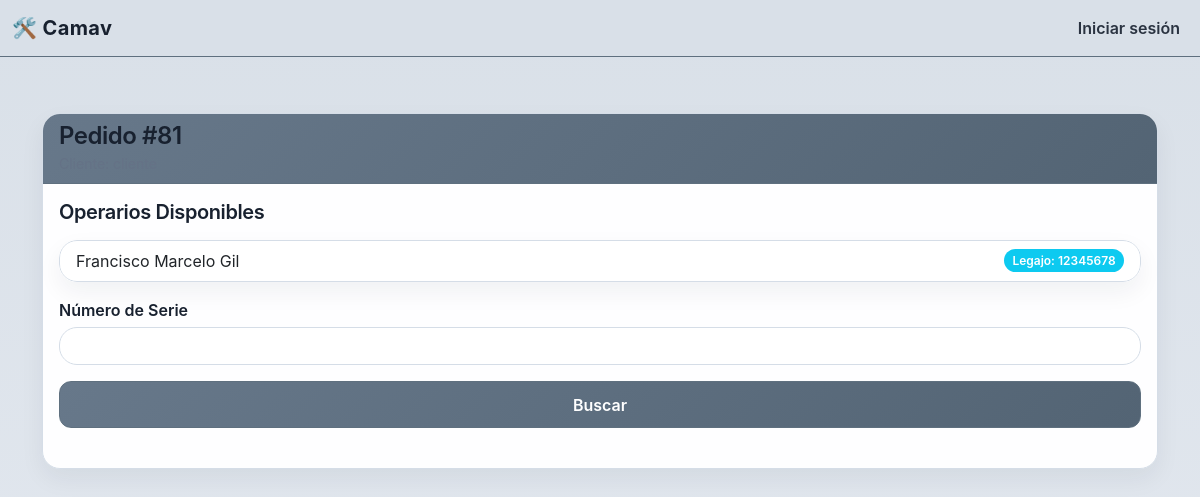
The page /create_tarea/81/ on the database its author committed.
### amortiguador/models.py (models this page shows)
class Pedido(models.Model):
  fechaingreso = models.DateField(auto_now_add=True)
  horaingreso = models.TimeField(auto_now_add=True)
  estado = models.CharField(max_length=100)
  fechaSalidaEstimada = models.DateField(blank=True, null=True)
  fechaSalidaReal = models.DateField(blank=True, null=True)
  cliente = models.ForeignKey(Cliente, on_delete=models.CASCADE)

class Operario(models.Model):
  legajo = models.BigIntegerField()
  nombre = models.CharField(max_length=200)
  apellido = models.CharField(max_length=200)
  estado =models.CharField(max_length=200)
  password = models.CharField(max_length=200)
  user = models.OneToOneField(User, null=True, blank=True, on_delete=models.CASCADE, related_name='operario')
  ROLE_CHOICES = (
    ('operario', 'Operario'),
    ('encargado', 'Encargado'),
  )
  role = models.CharField(max_length=20, choices=ROLE_CHOICES, default='operario')

### amortiguador/views.py (the view, shortened to what this page needs)
# urls.py: path('create_tarea/<int:pedido_id>/', views.create_tarea, name='create_tarea'),
def create_tarea(request, pedido_id):
    operarios = Operario.objects.filter(role='operario')
    fichas = Fichaamortiguador.objects.all()
    pedido = get_object_or_404(Pedido, id=pedido_id)
    context = { 'operarios': operarios, 'fichas': fichas, 'pedido': pedido }
    return render(request, 'create_tarea.html', context)

### amortiguador/templates/create_tarea.html (shortened to what this page needs)
{% extends 'base.html' %}
{% block content %}
<div class="container mt-4">
  <div class="card shadow-sm">
    <div class="card-header bg-primary text-white">
      <h4 class="mb-0">Pedido #{{ pedido.id }}</h4>
      <small>Cliente: {{ pedido.cliente.nombre }}</small>
    </div>
    <div class="card-body">
      <h5 class="mb-3">Operarios Disponibles</h5>
      <ul class="list-group mb-3">
        {% for operario in operarios %}
        <li class="list-group-item d-flex justify-content-between align-items-center">
          <span>{{ operario.nombre }} {{ operario.apellido }}</span>
          <span class="badge bg-info">Legajo: {{ operario.legajo }}</span>
        </li>
        {% empty %}
        <li class="list-group-item text-muted">No hay operarios registrados.</li>
        {% endfor %}
      </ul>
      <form method="post" class="mb-4">
        <div class="mb-3">
          <label for="nroSerieamortiguador" class="form-label">Número de Serie</label>
          <input
            type="number"
            name="nroSerieamortiguador"
            id="nroSerieamortiguador"
            value="{{ nroSerieamortiguador }}"
            class="form-control"
            required
          />
        </div>
        <button type="submit" class="btn btn-primary w-100">Buscar</button>
      </form>
    </div>
  </div>
</div>
{% endblock %}

### amortiguador/static/camav_theme.css (style rules this page uses)
:root { --primary: #5c6f82; --primary-deep: #364656; --primary-soft: #eef2f6; --accent: #7b8da1; --background: #e4e9f0; --background-elevated: #d9e0e8; --surface: rgba(255, 255, 255, 0.96); --surface-strong: #ffffff; --text: #18212f; --text-muted: #657286; --border: #d5dde7; --border-strong: #bcc7d4; --shadow: 0 18px 40px rgba(20, 32, 48, 0.09); --shadow-soft: 0 10px 24px rgba(20, 32, 48, 0.06); }
* { box-sizing: border-box; }
html { scroll-behavior: smooth; }
body { margin: 0; min-height: 100vh; color: var(--text); background: linear-gradient( 180deg, var(--background-elevated) 0%, var(--background) 100% ); font-family: Inter, 'Segoe UI', system-ui, -apple-system, BlinkMacSystemFont, sans-serif; line-height: 1.5; }
body::before { content: ''; position: fixed; inset: 0; pointer-events: none; background-image: linear-gradient(rgba(255, 255, 255, 0.18) 1px, transparent 1px), linear-gradient(90deg, rgba(255, 255, 255, 0.18) 1px, transparent 1px); background-size: 72px 72px; opacity: 0.14; mask-image: radial-gradient(circle at center, black 60%, transparent 100%); }
main.page-container > .container, main.page-container > .container-fluid { position: relative; z-index: 1; }
.card, .list-group-item, .table, .form-control, .form-select, .input-group-text, .select2-container--default .select2-selection--single { border-color: var(--border) !important; }
.card, .bg-light, .alert, .table, .list-group, .form-control, .form-select, .input-group-text { border-radius: 18px !important; }
.card, .bg-light, .toolbar, .list-group, .alert, .select2-container--default .select2-selection--single { background-color: var(--surface) !important; box-shadow: var(--shadow-soft); backdrop-filter: blur(10px); }
.card { overflow: hidden; box-shadow: var(--shadow); }
.card-header { background: rgba(248, 250, 253, 0.96); border-bottom: 1px solid var(--border) !important; }
.card-title, .header h1, h1, h2, h3, h4, h5, h6 { color: var(--text); letter-spacing: -0.02em; }
h3, h4, h5, h6 { font-weight: 600; }
.subtitle, .text-muted, .small, small, .form-text, .card-subtitle { color: var(--text-muted) !important; }
.btn { border-radius: 12px; font-weight: 600; padding: 0.65rem 1rem; transition: transform 0.18s ease, box-shadow 0.18s ease, background-color 0.18s ease, border-color 0.18s ease; }
.btn-primary, .bg-primary { background: linear-gradient(135deg, #67788a 0%, #536474 100%) !important; border-color: #5f707f !important; }
.badge { font-weight: 600; padding: 0.45em 0.7em; border-radius: 999px; }
.form-label { font-weight: 600; color: var(--text); margin-bottom: 0.35rem; }
.form-control, .form-select, .input-group-text { background-color: rgba(255, 255, 255, 0.95) !important; color: var(--text) !important; border-width: 1px !important; box-shadow: none !important; }
.form-control::placeholder { color: #94a3b8; }
.list-group { overflow: hidden; }
.list-group-item { background-color: transparent; border-color: var(--border) !important; }
.container, .container-fluid { position: relative; }
.container > .card, .container > .bg-light, .container > .alert, .container > .toolbar, .container-fluid > .card, .container-fluid > .bg-light, .container-fluid > .alert, .container-fluid > .toolbar { position: relative; }
.shadow-sm { box-shadow: var(--shadow-soft) !important; }

### rows shown on the page
Pedido: id "81"
Operario: nombre "Francisco Marcelo", apellido "Gil", legajo "12345678"
